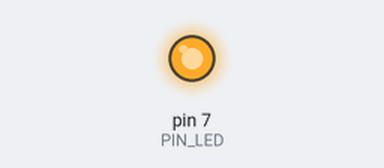
The sketch below on a simulated Arduino Uno, built with avr-gcc and run on an emulated ATmega328P. On the bench: output pins drawn as LEDs (lit = HIGH). Dashed ring = blinking. At 2.1 s the program stops and its outputs stay as they are.

Above: at 1.1 s.
At 2.05 s:
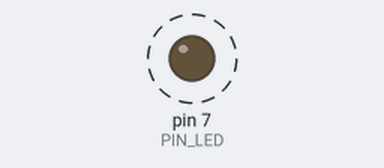
Timing chart, 0 to 3.6 s (numbered marks = the images above):
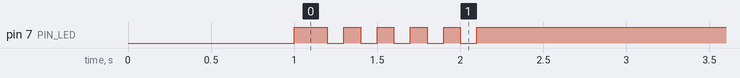

The sketch:

20250915sw2.ino
```cpp
#define PIN_LED 7
unsigned count,toggle;

void setup() {
  pinMode(PIN_LED,OUTPUT);
   count = toggle = 0;
   digitalWrite(PIN_LED,toggle); // 처음 LED ON
   delay(1000);
   toggle = 1;
   digitalWrite(PIN_LED,toggle); //1초뒤 LED OFF
}

void loop() {
  for (count;count <= 10;count++){
    delay(100);
    digitalWrite(PIN_LED,toggle);

    if (toggle == 0){
      toggle =1;
      }
    else {
      toggle = 0;
      }
    }
    toggle ==1;
   while (true){
    ;
   }


}
```

Measured:
- by itself, pin 7 (PIN_LED): alternates HIGH for 0.10 s and LOW for 0.10 s, 10 changes in all, then stays HIGH
